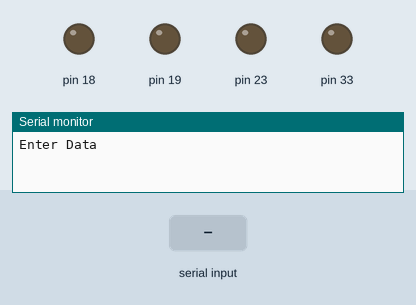
Bench run of a sketch on a simulated Arduino Mega 2560, built with avr-gcc and run on an emulated ATmega2560. Parts: output pins drawn as LEDs (lit = HIGH), the last lines printed to the serial monitor. The test bench sets the inputs (shaded band).

Above: at 1.2 s.
1.3 s: "light" received over Serial
At 3.1 s:
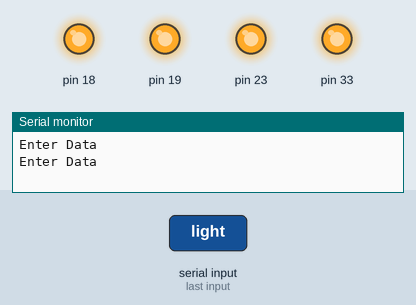
3.8 s: "red" received over Serial
At 6.0 s:
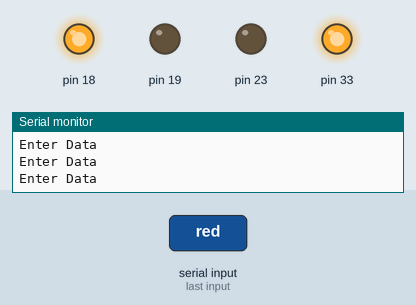
6.3 s: "blue" received over Serial
At 8.1 s:
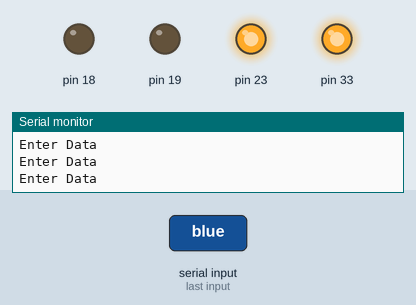
8.8 s: "green" received over Serial
At 10.1 s:
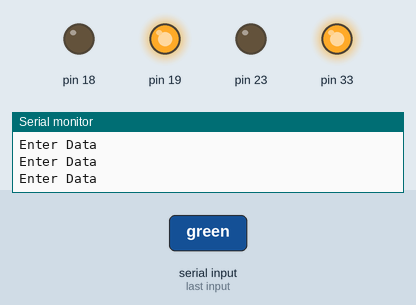
11.3 s: "off" received over Serial
At 13.1 s:
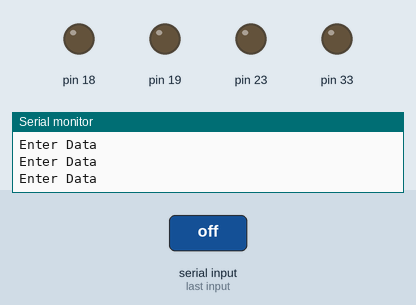
Timing chart, 0 to 14.6 s (numbered marks = the images above; inputs shaded):
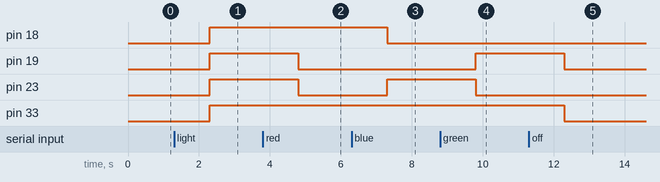

Measured:
- after the input at 1.3 s, pin 18, pin 19, pin 23, pin 33: LOW → HIGH after 1.0 s
- after the input at 3.8 s, pin 19, pin 23: HIGH → LOW after 1.0 s
- after the input at 6.3 s, pin 18: HIGH → LOW after 1.0 s; pin 23: LOW → HIGH after 1.0 s
- after the input at 8.8 s, pin 19: LOW → HIGH after 1.0 s; pin 23: HIGH → LOW after 1.0 s
- after the input at 11.3 s, pin 19, pin 33: HIGH → LOW after 1.0 s

The sketch:

serial_mode_rgb.ino
```cpp
#define R 18
#define G 19
#define B 23
#include "macro.h"
#include "rgb.h"

int incoming_byte = 0;
void setup() {
  Serial.begin(9600);

  Serial2.begin(9600);
  Serial2.setPins(16, 17);
  pm(R, OUTPUT);
  pm(G, OUTPUT);
  pm(B, OUTPUT);

  pinMode(33, OUTPUT);
}

void loop() {
  Serial.println("Enter Data");
  while (Serial.available() == 0) {
  }
  String teststr = Serial.readString();
  teststr.trim();
  // sending data to another board
  // Serial2.write(teststr);
  if (teststr == "light") {
    light();
    dw(33, HIGH);
    Serial2.write("light");
  } else if (teststr == "red") {
    Serial2.write("red");
    red();
    dw(33, HIGH);
  } else if (teststr == "blue") {
    blue();
    dw(33, HIGH);
    Serial2.write("blue");
  } else if (teststr == "green") {
    green();
    dw(33, HIGH);
    Serial2.write("green");
  } else if (teststr == "off") {
    rgb_off();
    dw(33, LOW);
    Serial2.write("off");
  } else {
    dw(33, LOW);
    rgb_off();
    Serial.println("not found command: [light, red, blue, green, off]");
    Serial2.write("off");
  }
}
```

macro.h
```cpp
#define dw(p, m) digitalWrite(p, m)
#define dr(p) digitalRead(p)
#define pm(p, m) pinMode(p, m)
#define minites 1000
// #define minites 60000
```

rgb.h
```cpp
void light() {
  dw(R, HIGH);
  dw(G, HIGH);
  dw(B, HIGH);
}
void red() {
  dw(R, HIGH);
  dw(G, LOW);
  dw(B, LOW);
}

void yellow() {
  dw(R, HIGH);
  dw(G, HIGH);
  dw(B, LOW);
}

void blue() {
  dw(R, LOW);
  dw(G, LOW);
  dw(B, HIGH);
}

void green() {
  dw(R, LOW);
  dw(G, HIGH);
  dw(B, LOW);
}

void rgb_off() {
  dw(R, LOW);
  dw(G, LOW);
  dw(B, LOW);
}
```
